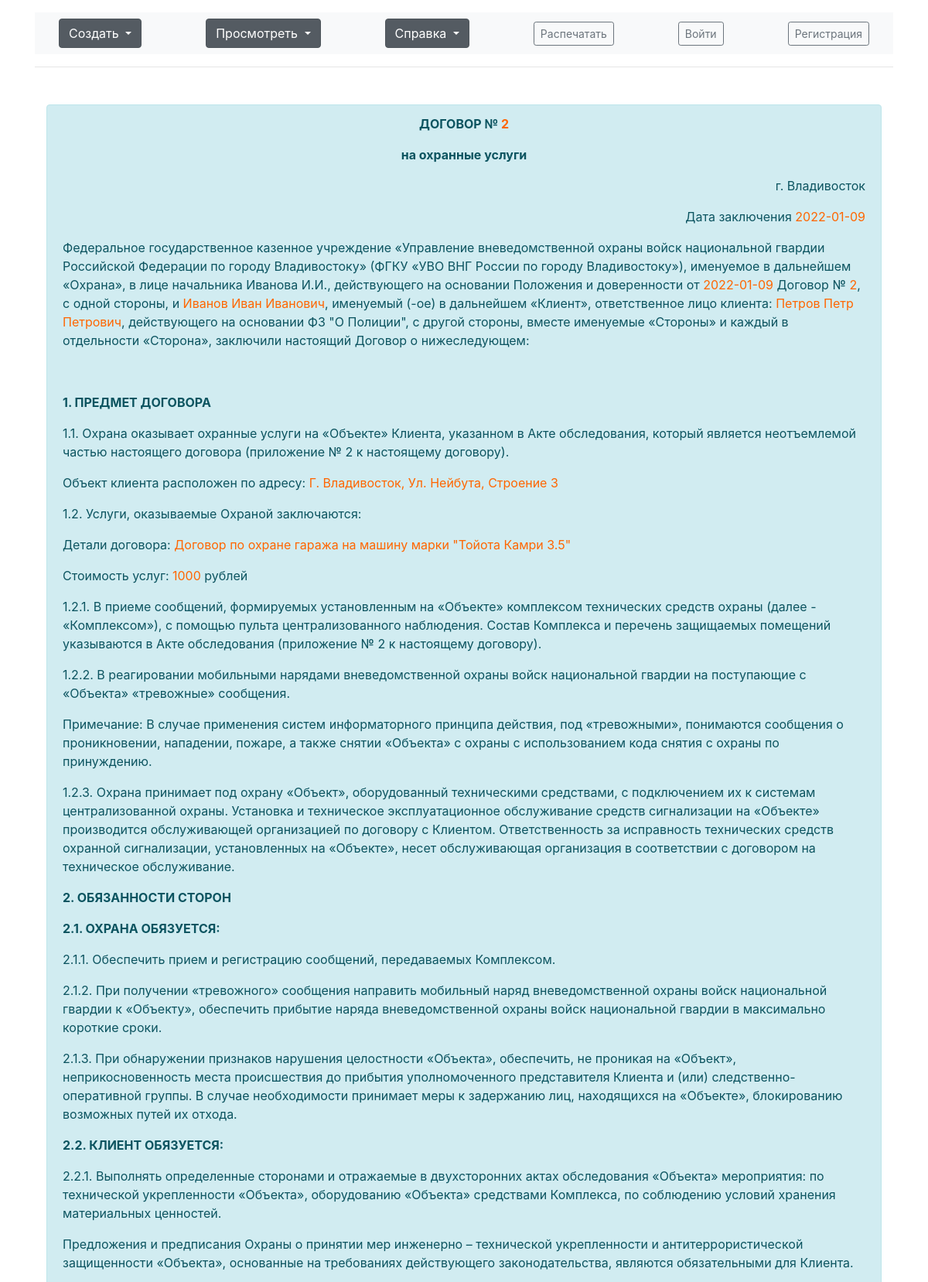
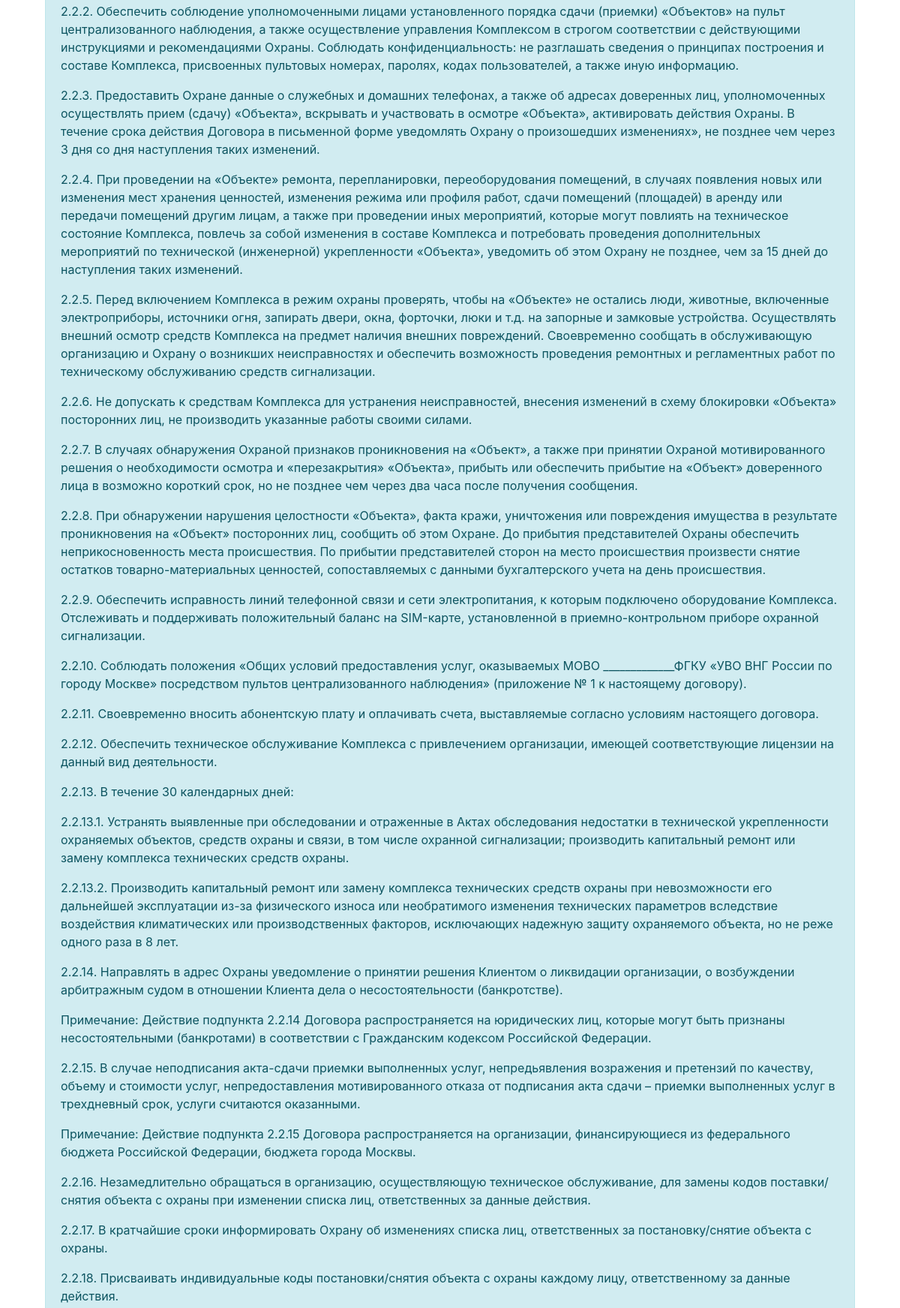
Screenshot of /contracts/2 (upper part) with the database file from the repository (2 pictures, top to bottom).
### app.py (models this page shows, shortened)
class Contract(db.Model):  # создаем класс Договоры
    contract_id = db.Column(db.Integer, primary_key=True)  # создаем поля
    title = db.Column(db.String(100), nullable=False)
    client_person = db.Column(db.String(100), nullable=False)
    object_adres = db.Column(db.String(100), nullable=False)
    client_name = db.Column(db.String(100), nullable=False)  # имя клиента
    intro = db.Column(db.String(300), nullable=False)
    text = db.Column(db.Text, nullable=False)
    cost = db.Column(db.Integer, nullable=False)
    type_service = db.Column(db.Integer, nullable=False)  # тип услуги
    date = db.Column(db.DateTime, default=datetime.utcnow)

### app.py (the view)
@app.route('/contracts/<int:contract_id>')
def contract_detail(contract_id):
    contract = Contract.query.get(contract_id)
    return render_template("contract_detail_new.html", contract=contract)

### templates/contract_detail_new.html (shortened to what this page needs)
{% extends 'base.html' %}
{% block body %}
<div class="container mt-5">
    <div class="alert alert-info">
        <div class="container" justify-content-center >
        <p align="center"><strong>ДОГОВОР № <span style="color: #ff6600;">{{ contract.contract_id }}</span></strong></p>
        <p align="center"><strong>на охранные услуги</strong></p>
        </div>
        <p align="right">г. Владивосток </p>
        <p align="right">Дата заключения <span style="color: #ff6600;">{{ contract.date.date() }}</span>  </p>
        <p>Федеральное государственное казенное учреждение «Управление вневедомственной охраны войск национальной гвардии Российской Федерации по городу Владивостоку» (ФГКУ «УВО ВНГ России по городу Владивостоку»), именуемое в дальнейшем «Охрана», в лице  начальника Иванова И.И., действующего на основании Положения и доверенности от <span style="color: #ff6600;">{{ contract.date.date() }}</span> Договор № <span style="color: #ff6600;">{{ contract.contract_id }}</span>, с одной стороны, и <span style="color: #ff6600;">{{ contract.client_name }}</span>, именуемый (-ое) в дальнейшем «Клиент», ответственное лицо клиента: <span style="color: #ff6600;">{{ contract.client_person }}</span>, действующего на основании ФЗ "О Полиции", с другой стороны, вместе именуемые «Стороны» и каждый в отдельности «Сторона», заключили настоящий Договор о нижеследующем:</p>
        <p><br>
        </p>
        <p><strong>1. ПРЕДМЕТ ДОГОВОРА</strong></p>
        <p>1.1. Охрана оказывает охранные услуги на «Объекте» Клиента, указанном в Акте обследования, который является неотъемлемой частью настоящего договора (приложение № 2 к настоящему договору). </p>
        <p>Объект клиента расположен по адресу: <span style="color: #ff6600;">{{ contract.object_adres }}</span> </p>
        <p>1.2. Услуги, оказываемые Охраной заключаются:</p>
        <p>Детали договора: <span style="color: #ff6600;">{{ contract.text }}</span></p>
        <p>Стоимость услуг: <span style="color: #ff6600;">{{ contract.cost }}</span> рублей</p>
        <p>1.2.1. В приеме сообщений, формируемых установленным на «Объекте» комплексом технических средств охраны (далее - «Комплексом»), с помощью пульта централизованного наблюдения. Состав Комплекса и перечень защищаемых помещений указываются в Акте обследования (приложение № 2  к настоящему договору).</p>
        <p>1.2.2. В реагировании мобильными нарядами вневедомственной охраны войск национальной гвардии на поступающие с «Объекта» «тревожные» сообщения.</p>
        <p>Примечание: В случае применения систем информаторного принципа действия, под «тревожными», понимаются сообщения о проникновении, нападении, пожаре, а также снятии «Объекта» с охраны с использованием кода снятия с охраны по принуждению.</p>
        <p>1.2.3. Охрана принимает под охрану «Объект», оборудованный техническими средствами, с подключением их к системам централизованной охраны. Установка и техническое эксплуатационное обслуживание средств сигнализации на «Объекте» производится обслуживающей организацией по договору с Клиентом. Ответственность за исправность технических средств охранной сигнализации, установленных на «Объекте», несет обслуживающая организация в соответствии с договором на техническое обслуживание.</p>
        <p><strong>2. ОБЯЗАННОСТИ СТОРОН</strong></p>
        <p><strong>2.1. ОХРАНА <a name="_GoBack"></a>ОБЯЗУЕТСЯ:</strong></p>
        <p>2.1.1. Обеспечить прием и регистрацию сообщений, передаваемых Комплексом.</p>
        <p>2.1.2. При получении «тревожного» сообщения направить мобильный наряд вневедомственной охраны войск национальной гвардии к «Объекту», обеспечить прибытие наряда вневедомственной охраны войск национальной гвардии в максимально короткие сроки. </p>
        <p>2.1.3. При обнаружении признаков нарушения целостности «Объекта», обеспечить, не проникая на «Объект», неприкосновенность места происшествия до прибытия уполномоченного представителя Клиента и (или) следственно-оперативной группы. В случае необходимости принимает меры к задержанию лиц, находящихся на «Объекте», блокированию возможных путей их отхода. </p>
        <p><strong>2.2. КЛИЕНТ ОБЯЗУЕТСЯ:</strong></p>
        <p>2.2.1. Выполнять определенные сторонами и отражаемые в двухсторонних актах обследования «Объекта» мероприятия: по технической укрепленности «Объекта», оборудованию «Объекта» средствами Комплекса, по соблюдению условий хранения материальных ценностей.</p>
        <p>Предложения и предписания Охраны о принятии мер инженерно – технической укрепленности и антитеррористической защищенности «Объекта», основанные на требованиях действующего законодательства, являются обязательными для Клиента.</p>
        <p>2.2.2. Обеспечить соблюдение уполномоченными лицами установленного порядка сдачи (приемки) «Объектов» на пульт централизованного наблюдения, а также осуществление управления Комплексом в строгом соответствии с действующими инструкциями и рекомендациями Охраны. Соблюдать конфиденциальность: не разглашать сведения о принципах построения и составе Комплекса, присвоенных пультовых номерах, паролях, кодах пользователей, а также иную информацию.</p>
        <p>2.2.3. Предоставить Охране данные о служебных и домашних телефонах, а также об адресах доверенных лиц, уполномоченных осуществлять прием (сдачу) «Объекта», вскрывать и участвовать в осмотре «Объекта», активировать действия Охраны. В течение срока действия Договора в письменной форме уведомлять Охрану о произошедших изменениях», не позднее чем через 3 дня со дня наступления таких изменений.</p>
        <p>2.2.4. При проведении на «Объекте» ремонта, перепланировки, переоборудования помещений, в случаях появления новых или изменения мест хранения ценностей, изменения режима или профиля работ, сдачи помещений (площадей) в аренду или передачи помещений другим лицам, а также при проведении иных мероприятий, которые могут повлиять на техническое состояние Комплекса, повлечь за собой изменения в составе Комплекса и потребовать проведения дополнительных мероприятий по технической (инженерной) укрепленности «Объекта», уведомить об этом Охрану не позднее, чем за 15 дней до наступления таких изменений. </p>
        <p>2.2.5. Перед включением Комплекса в режим охраны проверять, чтобы на «Объекте» не остались люди, животные, включенные электроприборы, источники огня, запирать двери, окна, форточки, люки и т.д. на запорные и замковые устройства. Осуществлять внешний осмотр средств Комплекса на предмет наличия внешних повреждений. Своевременно сообщать в обслуживающую организацию и Охрану о возникших неисправностях и обеспечить возможность проведения ремонтных и регламентных работ по техническому обслуживанию средств сигнализации.</p>
        <p>2.2.6. Не допускать к средствам Комплекса для устранения неисправностей, внесения изменений в схему блокировки «Объекта» посторонних лиц, не производить указанные работы своими силами.</p>
        <p>2.2.7. В случаях обнаружения Охраной признаков проникновения на «Объект», а также при принятии Охраной мотивированного решения о необходимости осмотра и «перезакрытия» «Объекта», прибыть или обеспечить прибытие на «Объект» доверенного лица в возможно короткий срок, но не позднее чем через два часа после получения сообщения.</p>
        <p>2.2.8. При обнаружении нарушения целостности «Объекта», факта кражи, уничтожения или повреждения имущества в результате проникновения на «Объект» посторонних лиц, сообщить об этом Охране. До прибытия представителей Охраны обеспечить неприкосновенность места происшествия. По прибытии представителей сторон на место происшествия произвести снятие остатков товарно-материальных ценностей, сопоставляемых с данными бухгалтерского учета на день происшествия.</p>
        <p>2.2.9. Обеспечить исправность линий телефонной связи и сети электропитания, к которым подключено оборудование Комплекса. Отслеживать и поддерживать положительный баланс на SIM-карте, установленной в приемно-контрольном приборе охранной сигнализации.</p>
        <p>2.2.10. Соблюдать положения «Общих условий предоставления услуг, оказываемых МОВО _____________ФГКУ «УВО ВНГ России по городу Москве» посредством пультов централизованного наблюдения» (приложение № 1 к настоящему договору). </p>
        <p>2.2.11. Своевременно вносить абонентскую плату и оплачивать счета, выставляемые согласно условиям настоящего договора.</p>
        <p>2.2.12. Обеспечить техническое обслуживание Комплекса с привлечением организации, имеющей соответствующие лицензии на данный вид деятельности.</p>
        <p>2.2.13. В течение 30 календарных дней:</p>
        <p>2.2.13.1. Устранять выявленные при обследовании и отраженные в Актах обследования недостатки в технической укрепленности охраняемых объектов, средств охраны и связи, в том числе охранной сигнализации; производить капитальный ремонт или замену комплекса технических средств охраны.</p>
        <p>2.2.13.2. Производить капитальный ремонт или замену комплекса технических средств охраны при невозможности его дальнейшей эксплуатации из-за физического износа или необратимого изменения технических параметров вследствие воздействия климатических или производственных факторов, исключающих надежную защиту охраняемого объекта, но не реже одного раза в 8 лет.</p>
        <p>2.2.14. Направлять в адрес Охраны уведомление о принятии решения Клиентом о ликвидации организации, о возбуждении арбитражным судом в отношении Клиента дела о несостоятельности (банкротстве).</p>
        <p>Примечание: Действие подпункта 2.2.14 Договора распространяется на юридических лиц, которые могут быть признаны несостоятельными (банкротами) в соответствии с Гражданским кодексом Российской Федерации.</p>
        <p>2.2.15. В случае неподписания акта-сдачи приемки выполненных услуг, непредьявления возражения и претензий по качеству, объему и стоимости услуг, непредоставления мотивированного отказа от подписания акта сдачи – приемки выполненных услуг в трехдневный срок, услуги считаются оказанными. </p>
        <p>Примечание: Действие подпункта 2.2.15 Договора распространяется на организации, финансирующиеся из федерального бюджета Российской Федерации, бюджета города Москвы.</p>
        <p>2.2.16. Незамедлительно обращаться в организацию, осуществляющую техническое обслуживание, для замены кодов поставки/снятия объекта с охраны при изменении списка лиц, ответственных за данные действия.</p>
        <p>2.2.17. В кратчайшие сроки информировать Охрану об изменениях списка лиц, ответственных за постановку/снятие объекта с охраны.</p>
        <p>2.2.18. Присваивать индивидуальные коды постановки/снятия объекта с охраны каждому лицу, ответственному за данные действия.</p>
    </div>
</div>
{% endblock %}

### static/css/main.css (style rules this page uses)
body { margin: 0; font-family: var(--bs-body-font-family); font-size: var(--bs-body-font-size); font-weight: var(--bs-body-font-weight); line-height: var(--bs-body-line-height); color: var(--bs-body-color); text-align: var(--bs-body-text-align); background-color: var(--bs-body-bg); -webkit-text-size-adjust: 100%; -webkit-tap-highlight-color: transparent; }

### rows the page displays
Contract: contract_id "2", date "2022-01-09", client_name "Иванов Иван Иванович", client_person "Петров Петр Петрович", object_adres "Г. Владивосток, Ул. Нейбута, Строение 3", text "Договор по охране гаража на машину марки \"Тойота Камри 3.5\"", cost "1000"
